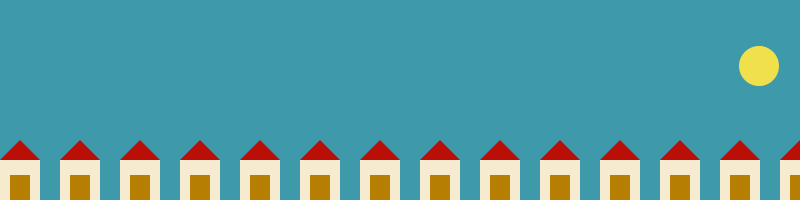
Frame 1 (no input)
Frame 60 (the mouse pressed at the canvas centre just before this capture): identical to frame 1, image omitted
Frame 120 (the mouse held since frame 60 and released just before this capture): identical to frame 1, image omitted

The Processing sketch that drew this single still picture (run headless with seeded random() and noise(); from frame 60 on, the mouse is pressed at the canvas centre):

// Processing sketch: processing_105539
// ── processing_105539.pde

int xPos=0;

void setup() {
  smooth();
  size(800, 200);
  noStroke();
}

void draw() {
  fill(62, 153, 170);
  rect(0, 0, width, height);

  //this adds houses as long as there is width on the screen
  for (int i=0; i<width; i=i+60) {
    drawHouse(i, height-40);
  }

  //this moves the sun
  for (int i=0; i<width-40;i++) {
    drawSun(i, height/3);
  }
}

void drawHouse(int xPos, int yPos) {
  fill(247, 235, 207);
  rect(xPos, yPos, 40, 40);
  fill(183, 126, 4);
  rect(xPos+10, yPos+15, 20, 25);
  fill(185, 15, 6);
  triangle(xPos, yPos, xPos+20, yPos-20, xPos+40, yPos);
}

void drawSun(int xPos, int yPos) {
  fill(62, 153, 170);
  rect(xPos-40, yPos-40, 40, 80);
  fill(240, 224, 75);
  ellipse(xPos, yPos, 40, 40);
}
